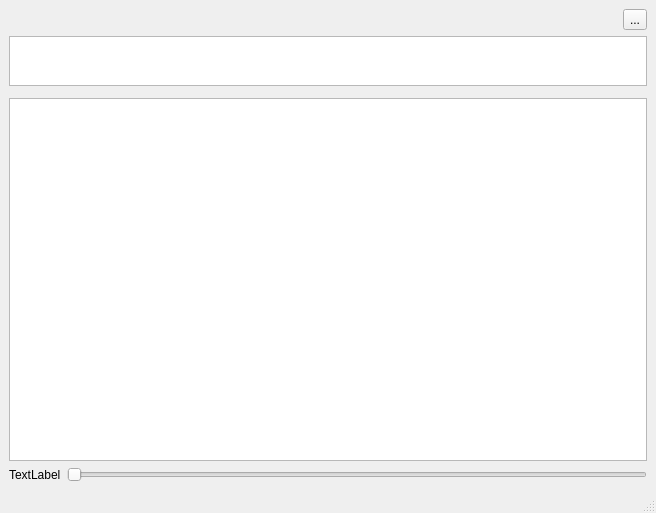
<?xml version="1.0" encoding="UTF-8"?>
<ui version="4.0">
 <class>MainWindow</class>
 <widget class="QMainWindow" name="MainWindow">
  <property name="geometry">
   <rect>
    <x>0</x>
    <y>0</y>
    <width>656</width>
    <height>513</height>
   </rect>
  </property>
  <property name="windowTitle">
   <string>Krono</string>
  </property>
  <widget class="QWidget" name="centralwidget">
   <layout class="QVBoxLayout" name="verticalLayout">
    <item>
     <layout class="QHBoxLayout" name="horizontalLayout">
      <item>
       <widget class="KFilterProxySearchLine" name="searchBox" native="true"/>
      </item>
      <item>
       <widget class="QToolButton" name="optionsButton">
        <property name="text">
         <string>...</string>
        </property>
        <property name="popupMode">
         <enum>QToolButton::InstantPopup</enum>
        </property>
       </widget>
      </item>
     </layout>
    </item>
    <item>
     <widget class="LinearBrowser" name="categoryPicker">
      <property name="sizePolicy">
       <sizepolicy hsizetype="Expanding" vsizetype="Minimum">
        <horstretch>0</horstretch>
        <verstretch>1</verstretch>
       </sizepolicy>
      </property>
      <property name="maximumSize">
       <size>
        <width>16777215</width>
        <height>50</height>
       </size>
      </property>
      <property name="viewMode">
       <enum>QListView::IconMode</enum>
      </property>
     </widget>
    </item>
    <item>
     <widget class="TimelineSlider" name="timeSlider" native="true"/>
    </item>
    <item>
     <widget class="HistoryView" name="historyView">
      <property name="sizePolicy">
       <sizepolicy hsizetype="Expanding" vsizetype="Expanding">
        <horstretch>0</horstretch>
        <verstretch>0</verstretch>
       </sizepolicy>
      </property>
      <property name="movement">
       <enum>QListView::Static</enum>
      </property>
      <property name="resizeMode">
       <enum>QListView::Adjust</enum>
      </property>
      <property name="viewMode">
       <enum>QListView::IconMode</enum>
      </property>
      <property name="uniformItemSizes">
       <bool>true</bool>
      </property>
      <property name="collapsibleBlocks" stdset="0">
       <bool>true</bool>
      </property>
     </widget>
    </item>
    <item>
     <layout class="QHBoxLayout" name="horizontalLayout_3">
      <item>
       <widget class="QLabel" name="spanDesc">
        <property name="text">
         <string>TextLabel</string>
        </property>
       </widget>
      </item>
      <item>
       <widget class="QSlider" name="spanSlider">
        <property name="orientation">
         <enum>Qt::Horizontal</enum>
        </property>
       </widget>
      </item>
     </layout>
    </item>
   </layout>
  </widget>
  <widget class="QMenuBar" name="menubar">
   <property name="geometry">
    <rect>
     <x>0</x>
     <y>0</y>
     <width>656</width>
     <height>29</height>
    </rect>
   </property>
  </widget>
  <widget class="QStatusBar" name="statusbar"/>
 </widget>
 <customwidgets>
  <customwidget>
   <class>HistoryView</class>
   <extends>QListView</extends>
   <header>HistoryView.h</header>
  </customwidget>
  <customwidget>
   <class>KFilterProxySearchLine</class>
   <extends>QWidget</extends>
   <header>kfilterproxysearchline.h</header>
  </customwidget>
  <customwidget>
   <class>LinearBrowser</class>
   <extends>QListView</extends>
   <header>LinearBrowser.h</header>
   <container>1</container>
  </customwidget>
  <customwidget>
   <class>TimelineSlider</class>
   <extends>QWidget</extends>
   <header>TimelineSlider.h</header>
   <container>1</container>
  </customwidget>
 </customwidgets>
 <resources/>
 <connections/>
</ui>
